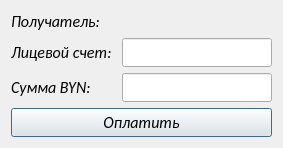
<?xml version="1.0" encoding="UTF-8"?>
<ui version="4.0">
 <class>ByInternet</class>
 <widget class="QDialog" name="ByInternet">
  <property name="geometry">
   <rect>
    <x>0</x>
    <y>0</y>
    <width>283</width>
    <height>134</height>
   </rect>
  </property>
  <property name="font">
   <font>
    <family>Calibri</family>
    <pointsize>12</pointsize>
    <italic>true</italic>
   </font>
  </property>
  <property name="windowTitle">
   <string>Интернет, Телевидение</string>
  </property>
  <property name="windowIcon">
   <iconset>
    <activeon>:/logo.ico</activeon>
   </iconset>
  </property>
  <layout class="QVBoxLayout" name="verticalLayout">
   <item>
    <widget class="QLabel" name="label_3">
     <property name="text">
      <string>Получатель: </string>
     </property>
    </widget>
   </item>
   <item>
    <layout class="QGridLayout" name="gridLayout">
     <item row="0" column="0">
      <widget class="QLabel" name="label">
       <property name="text">
        <string>Лицевой счет: </string>
       </property>
      </widget>
     </item>
     <item row="0" column="1">
      <widget class="QLineEdit" name="numberEdit"/>
     </item>
     <item row="1" column="0">
      <widget class="QLabel" name="label_2">
       <property name="text">
        <string>Сумма BYN:</string>
       </property>
      </widget>
     </item>
     <item row="1" column="1">
      <widget class="QLineEdit" name="sumEdit"/>
     </item>
    </layout>
   </item>
   <item>
    <widget class="QPushButton" name="byButton">
     <property name="text">
      <string>Оплатить</string>
     </property>
    </widget>
   </item>
  </layout>
 </widget>
 <resources/>
 <connections/>
</ui>
